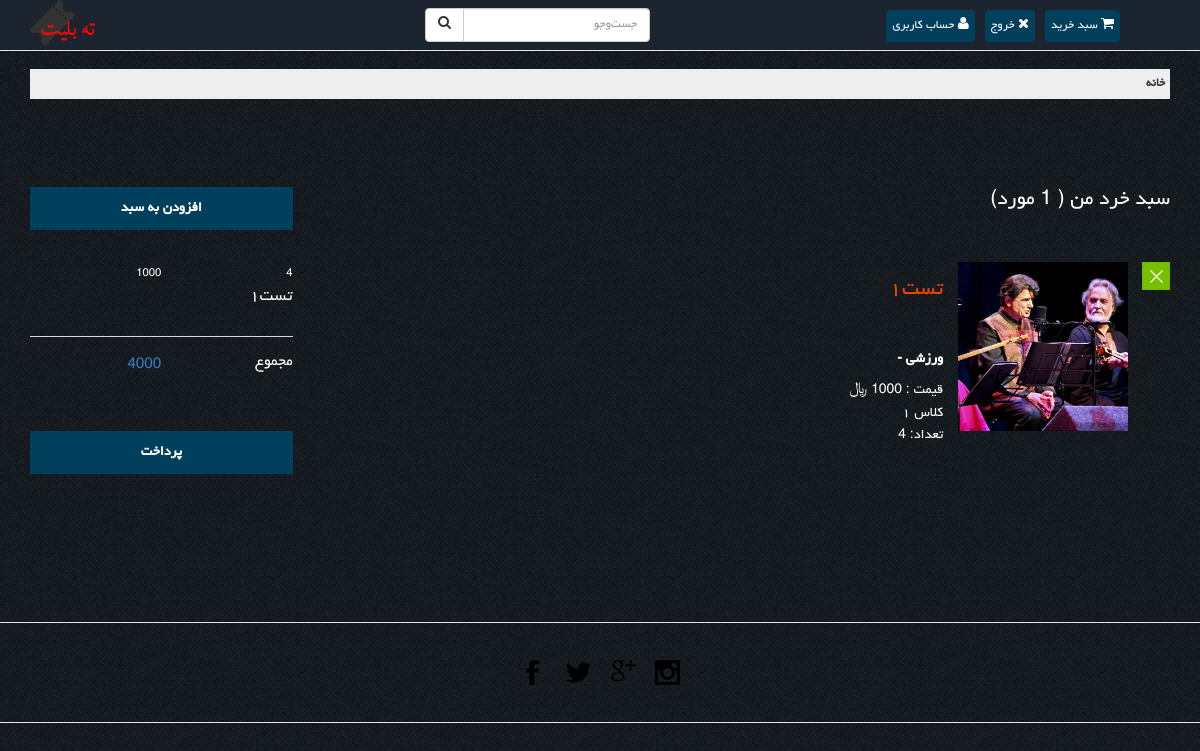
Page /checkout/ (signed in) on the earlier database version.
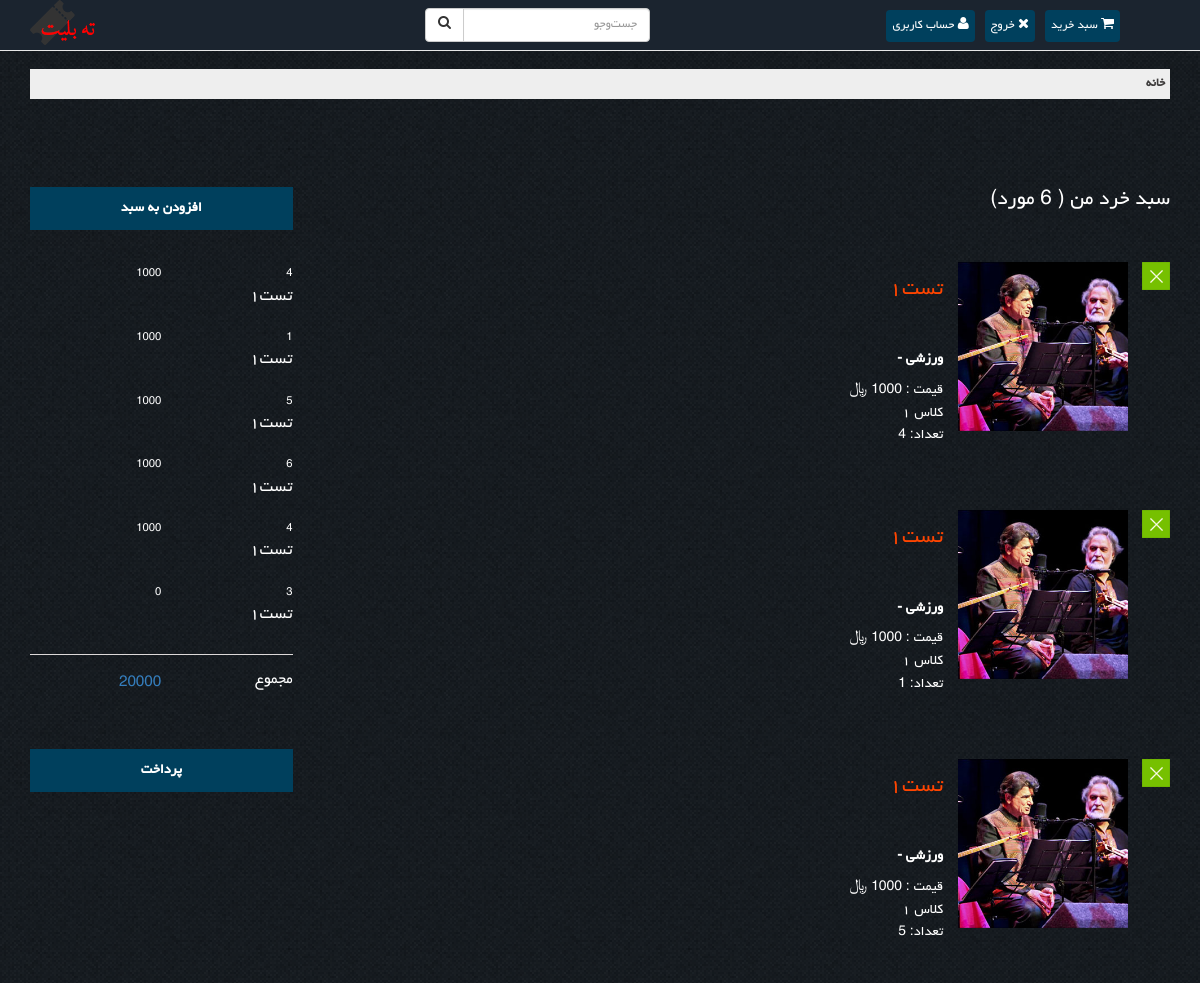
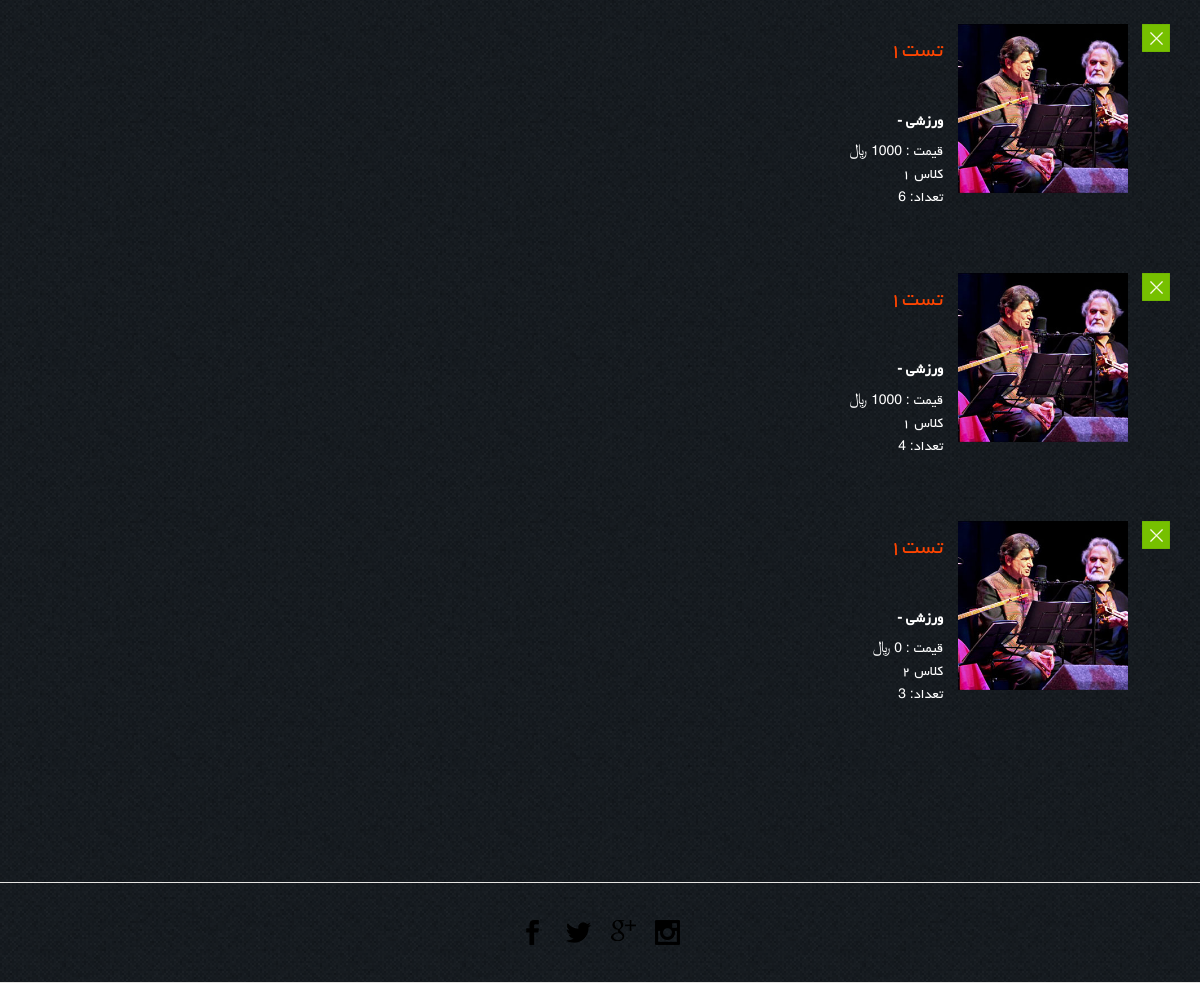
Same page on the later database version (2 pictures, top to bottom).
### Event/models.py (models this page shows, shortened)
class BoughtTicket(models.Model):
    ticket = models.ForeignKey(Ticket)
    buyer = models.ForeignKey(UserProfile)
    date = models.DateField(default=date.today, blank=True)
    serial_no = models.BigIntegerField(null=True, blank=True)
    count = models.IntegerField(default=1)
    payed = models.BooleanField(default=False)
    payment = models.ForeignKey('Payment', null=True, blank=True)

class Ticket(models.Model):
    event = models.ForeignKey(Event)
    type = models.CharField(max_length=20)
    capacity = models.IntegerField(default=0)
    price = models.IntegerField(default=0)

class Event(models.Model):
    title = models.CharField(max_length=40)
    description = models.CharField(max_length=100)
    date = models.DateField(default=date.today, blank=True)
    time = models.TimeField(default=now().time(), blank=True)
    venue = models.ForeignKey(Venue)
    type = models.ForeignKey(Type, default=1)
    sub_type = models.ForeignKey(SubType)
    rate = models.ManyToManyField(UserProfile, through="TicketRate")
    favorites = models.ManyToManyField(UserProfile, related_name="favorites")

class Type(models.Model):
    name = models.CharField(max_length=20, unique=True)
    description = models.CharField(max_length=200, default="")
    def __str__(self):
        return self.name + " - " + self.description

### Ticket/views.py (the view)
# urls.py: url(r'^checkout/', 'Ticket.views.checkout', name='checkout'),
def checkout(request):
    buy_sum = 0
    for item in request.user.userprofile.boughtticket_set.all():
        if not item.payed:
            buy_sum += item.ticket.price * item.count
    count = BoughtTicket.objects.filter(buyer=request.user.userprofile, payed=False).count()
    return render(request, 'checkout.html', {'login_form': LoginForm(),
                                             'buy_sum': buy_sum,
                                             'count': count})

### Ticket/forms.py
class LoginForm(forms.ModelForm):
    class Meta:
        model = User
        fields = ['username', 'password']
        labels = {
            'username': 'نام کاربری',
            'password': 'رمز عبور',
        }
        widgets = {
            'password': forms.PasswordInput()
        }

### Ticket/templates/checkout.html (shortened to what the changed rows need)
{% extends 'general_template.html' %}
{% block header_extension %}
    {% load static %}
    <link href="{% static "css/prettyPhoto.css" %}" rel="stylesheet">
    <link href="{% static "css/price-range.css" %}" rel="stylesheet">
    <link href="{% static "css/animate.css" %}" rel="stylesheet">
    <link href="{% static "css/main.css" %}" rel="stylesheet">
    <link href="{% static "css/responsive.css" %}" rel="stylesheet">
{% endblock %}
{% block main_content %}
    <section>
        <div class="container">
            <div class="row">
                <div class="check">
                    <div class="col-md-3 cart-total">
                        <div class="price-details">
                            {% for item in user.userprofile.boughtticket_set.all %}
                                {% if not item.payed %}
                                    <span class="total1"
                                          style="color: white!important;">{{ item.ticket.price }}</span>
                                    <span class="total1"
                                          style="color: white!important;">{{ item.count }}</span>
                                    <h3 style="color: white!important;">{{ item.ticket.event.title }}</h3>
                                {% endif %}
                            {% endfor %}
                        </div>
                        <ul class="total_price">
                            <li class="last_price"><span
                                    style="color: #357ebd!important;">{{ buy_sum }}</span></li>
                        </ul>
                    </div>
                    <div class="col-md-9 cart-items">
                        <h1>سبد خرد من (
                            مورد)</h1>
                        {% for item in user.userprofile.boughtticket_set.all %}
                            {% if not item.payed %}
                                <div class="cart-header cart-header{{ forloop.counter }}">
                                    <div class="close1"></div>
                                    <div class="cart-sec simpleCart_shelfItem">
                                        <div class="cart-item-info" style="padding: 15px">
                                            <h1>
                                                <a href="/event/{{ item.ticket.event.id }}">{{ item.ticket.event.title }}</a>
                                            </h1>
                                            <h3>{{ item.ticket.event.type }}</h3>
                                            <div class="">
                                                <p>قیمت :
                                                    {{ item.ticket.price }}
                                                    ﷼</p>
                                                <p>{{ item.ticket.type }}</p>
                                            </div>
                                            <div class="">
                                                <p> تعداد:
                                                    {{ item.count }}
                                                    </p>
                                            </div>
                                        </div>
                                        <div class="cart-item cyc">
                                            <img src="/static/images/events/{{ item.ticket.event.id }}.jpg"
                                                 class="img-responsive" alt=""/>
                                        </div>
                                        <div class="clearfix"></div>
                                    </div>
                                </div>
                            {% endif %}
                        {% endfor %}
                    </div>
                </div>
            </div>
        </div>
    </section>
{% endblock %}

Differences in the rows shown:
now on this page (row edited): BoughtTicket: ticket.price "1000", count "1", ticket.event "تست۱", payed False (drawn), ticket.event.type "ورزشی -", ticket.type "کلاس ۱"
now on this page (row edited): BoughtTicket: ticket.price "1000", count "5", ticket.event "تست۱", payed False (drawn), ticket.event.type "ورزشی -", ticket.type "کلاس ۱"
added BoughtTicket: ticket.price "1000", count "6", ticket.event "تست۱", payed False (drawn), ticket.event.type "ورزشی -", ticket.type "کلاس ۱"
added BoughtTicket: ticket.price "1000", count "4", ticket.event "تست۱", payed False (drawn), ticket.event.type "ورزشی -", ticket.type "کلاس ۱"
added BoughtTicket: ticket.price "0", count "3", ticket.event "تست۱", payed False (drawn), ticket.event.type "ورزشی -", ticket.type "کلاس ۲"
Other differences:
{{ buy_sum }}: "4000" → "20000"
